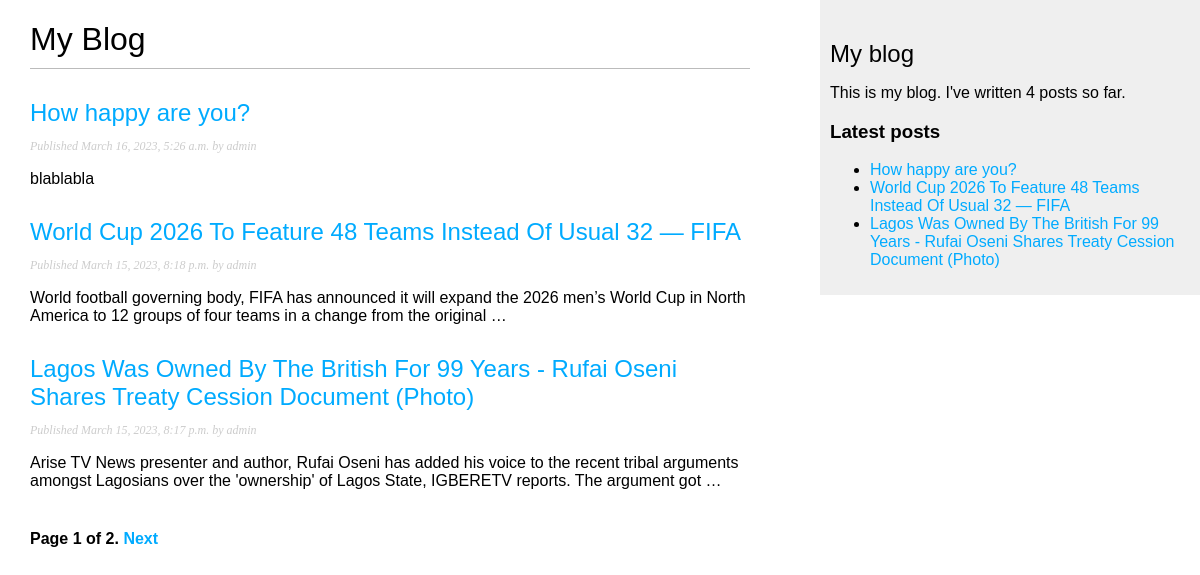
Screenshot of /blog/ with the database file from the repository.
### blog/models.py (models this page shows, shortened)
class Post(models.Model):
    class Status(models.TextChoices):
        DRAFT = 'DF', 'Draft'
        PUBLISHED = 'PB', 'Published'
    title = models.CharField(max_length=250)
    slug = models.SlugField(max_length=250, unique_for_date='publish')
    author = models.ForeignKey(User, on_delete=models.CASCADE, related_name='blog_posts')
    body = models.TextField()
    publish = models.DateTimeField(default=timezone.now)
    created = models.DateTimeField(auto_now_add=True)
    updated = models.DateTimeField(auto_now=True)
    status = models.CharField(max_length=2, choices=Status.choices, default=Status.DRAFT)
    objects = models.Manager()
    published = PublishedManager()
    class Meta:
        ordering = ['-publish']
        indexes = [
            models.Index(fields=['-publish'])
        ]
    def get_absolute_url(self):
        return reverse('blog:post_detail', args=[
                                                self.publish.year,
                                                self.publish.month,
                                                self.publish.day,
                                                self.slug
        ])

### blog/views.py (the view)
# urls.py: path('', views.post_list, name='post_list'),
def post_list(request):
    post_list = Post.published.all()
    paginator = Paginator(post_list, 3)
    page_number = request.GET.get('page', 1)
    try:
        posts = paginator.page(page_number)
    except PageNotAnInteger:
        posts = paginator.page(1)
    except EmptyPage:
        posts =paginator.page(paginator.num_pages)
    return render(request,
                    'blog/post/list.html',
                    {'posts': posts})

### blog/templatetags/blog_tags.py (called while the page is built)
@register.simple_tag
def total_posts():
    return Post.published.count()

@register.inclusion_tag('blog/post/latest_posts.html')
def show_latest_posts(count=5):
    latest_posts = Post.published.order_by('-publish')[:count]
    return {'latest_posts': latest_posts}

### blog/templates/blog/post/list.html (shortened to what this page needs)
{% extends "blog/base.html" %}
{% block content %}
  <h1>My Blog</h1>
  {% for post in posts %}
    <h2>
      <a href="{{ post.get_absolute_url }}">
        {{ post.title }}
      </a>
    </h2>
    <p class="date">
      Published {{ post.publish }} by {{ post.author }}
    </p>
    {{ post.body|truncatewords:30|linebreaks }}
  {% endfor %}
  {% include "pagination.html" with page=posts %}
{% endblock %}

### blog/templates/blog/post/latest_posts.html
<ul>
    {% for post in latest_posts %}
    <li>
        <a href="{{ post.get_absolute_url }}">{{ post.title }}</a>
    </li>
    {% endfor %}
</ul>

### blog/static/css/blog.css (style rules this page uses)
body { margin:0; padding:0; font-family:helvetica, sans-serif; }
a { color:#00abff; text-decoration:none; }
h1 { font-weight:normal; border-bottom:1px solid #bbb; padding:0 0 10px 0; }
h2 { font-weight:normal; margin:30px 0 0; }
p.date { color:#ccc; font-family: georgia, serif; font-size: 12px; font-style: italic; }

### rows the page displays
Post: title "How happy are you?", publish "March 16, 2023, 5:26 a.m.", author "admin", body "blablabla"
Post: title "World Cup 2026 To Feature 48 Teams Instead Of Usual 32 — FIFA", publish "March 15, 2023, 8:18 p.m.", author "admin", body "World football governing body, FIFA has announced it will expand the 2026 men’s World Cup in North America to 12 groups of four teams in a change from the original …"
Post: title "Lagos Was Owned By The British For 99 Years - Rufai Oseni Shares Treaty Cession Document (Photo)", publish "March 15, 2023, 8:17 p.m.", author "admin", body "Arise TV News presenter and author, Rufai Oseni has added his voice to the recent tribal arguments amongst Lagosians over the 'ownership' of Lagos State, IGBERETV reports. The argument got …"

### other values shown
{{ page.number }} "1"
{{ page.paginator.num_pages }} "2"
